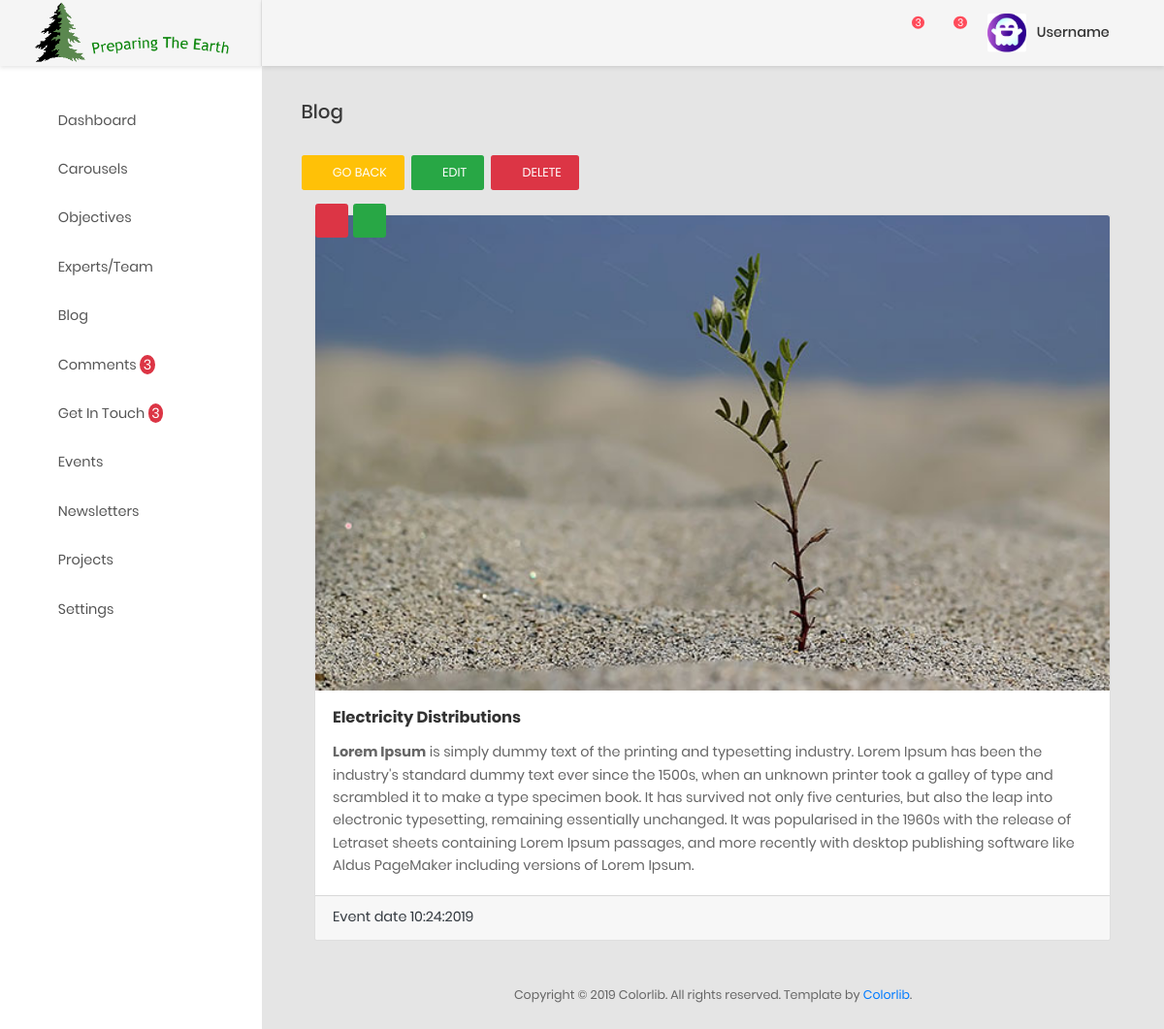
The app's page /ccsbadmin/viewSingleProjects/6/ with its own data.
### ccsbadmin/models.py (models this page shows, shortened)
class Project(models.Model):
    project_image = models.ImageField(upload_to='project_image', max_length=200, null=False, blank=False)  # height_field=None, width_field=None,
    project_title = models.CharField(max_length=150, null=False, blank=False)
    project_description = models.TextField()
    date = models.DateTimeField(default=datetime.datetime.now())
    created_at = models.DateTimeField(auto_now_add=True)
    updated_at = models.DateTimeField(auto_now=True)

### ccsbadmin/views.py (the view)
# urls.py: path('viewSingleProjects/<int:project_id>/', views.viewSingleProjects, name='viewSingleProjects'),
def viewSingleProjects(request, project_id):
    project = Project.objects.filter(id=project_id).first()
    context = {
        'title': project.project_title,
        'project': project,
    }
    return render(request,'projects/singleproject.html', context)

### ccsbadmin/templatetags/callmethod.py (called while the page is built)
@register.filter(name='comments')
def comments(request):
    comments = Comment.objects.filter(status="UNREAD").order_by("-created_at")
    if comments is not None:
        return comments
    return False

@register.filter(name='get_intouch')
def get_intouch(request):
    getintouchs = GetInTouch.objects.filter(status="UNREAD").order_by("-created_at")
    if getintouchs  is not None:
        return getintouchs
    return False

@register.filter(name='comment_unread_count')
def comment_unread_count(request):
    unread_comments = Comment.objects.filter(status="UNREAD").count()
    if unread_comments is not None:
        return unread_comments
    return False

@register.filter(name='getintouch_unread_count')
def getintouch_unread_count(request):
    getintouch_unread_count = GetInTouch.objects.filter(status="UNREAD").count()
    if getintouch_unread_count is not None:
        return getintouch_unread_count
    return False

### ccsbadmin/templates/projects/singleproject.html (shortened to what this page needs)
{% extends "aahome/aalayout.html" %}
{% load static %}
    {% block links %}
        <link type="text/css" rel="stylesheet" href="https://cdn.datatables.net/1.10.18/css/dataTables.bootstrap.min.css">
        <link type="text/css" href="https://cdnjs.cloudflare.com/ajax/libs/bootstrap-select/1.10.0/css/bootstrap-select.min.css" rel="stylesheet" />
        <link rel="stylesheet" href="https://cdn.jsdelivr.net/npm/bootstrap-select@1.13.9/dist/css/bootstrap-select.min.css">
    {% endblock links %}
{% block content %}
            <div class="main-content">
                <div class="section__content section__content--p30">
                    <div class="container-fluid">
                        <div class="row">
                            <div class="col-md-12">
                                <h3 class="title-5 m-b-35">blog</h3>
                                <div class="table-data__tool">
                                    <div class="table-data__tool-right">
                                        <a href="{% url 'CCSBADMIN:viewProjects' %}"  class="mr-1 au-btn au-btn-icon btn-warning au-btn--small">
                                            <i class="fa fa-arrow-left" ></i>go back
                                        </a>
                                        <a data-toggle="modal" data-target="#ee{{ project.id }}" href="#"  class=" mr-1 au-btn au-btn-icon btn-success au-btn--small">
                                            <i class="fa fa-pencil-alt" ></i>Edit
                                        </a>
                                        <a data-toggle="modal" data-target="#dd{{ project.id }}" href="#"  class=" mr-1 au-btn au-btn-icon btn-danger au-btn--small">
                                            <i class="fa fa-trash" ></i>Delete
                                        </a>
                                    </div>
                                </div>
                                <div class="table-responsive table-responsive-data2">
                                     <div class="col-sm-12">
                                            <div class="card">
                                                <a data-toggle="modal" data-target="#ee{{ project.id }}" style="width: 38px; position: absolute; top: -13px; z-index: 20; left: 43px;" class="btn btn-success " href="#"><i class="fa fa-pencil-alt"></i></a>
                                                <a data-toggle="modal" data-target="#dd{{ project.id }}" style="width: 38px; position: absolute; top: -13px; z-index: 20;" class="btn btn-danger " href="#"><i class="fa fa-trash"></i></a>
                                                <img class="card-img-top position-relative" src="{{ project.project_image.url }}" alt="Card image cap">
                                                <div class="card-body">
                                                    <h4 class="card-title mb-3 text-capitalize">{{ project.project_title }}</h4>
                                                        <p class="">{{ project.project_description|safe|escape }} </p>
                                                </div>
                                                <div class="card-footer text-dark">
                                                   Event date <span class="text-justify">{{ project.date|date:"m:d:Y" }}</span>
                                                </div>
                                            </div>
                                        </div>
                                </div>
                            </div>
                        </div>
                        <div class="row">
                            <div class="col-md-12">
                                <div class="copyright">
                                    <p>Copyright © <script> var date = new Date(); var yr = date.getFullYear(); document.write(yr);</script> Colorlib. All rights reserved. Template by <a href="https://colorlib.com">Colorlib</a>.</p>
                                </div>
                            </div>
                        </div>
                    </div>
                </div>
            </div>
{% endblock content %}

### records on screen
Project: project_image (picture), project_title "Electricity Distributions", project_description "Lorem Ipsum is simply dummy text of the printing and typesetting industry. Lorem Ipsum has been the industry's standard dummy text ever since the 1500s, when an unknown printer took a galley of type and scrambled it to make a type specimen book. It has survived not only five centuries, but also the leap into electronic typesetting, remaining essentially unchanged. It was popularised in the 1960s with the release of Letraset sheets containing Lorem Ipsum passages, and more recently with desktop publishing software like Aldus PageMaker including versions of Lorem Ipsum.", date "10:24:2019"

### other values on screen
{{ request|comment_unread_count }} "3"
{{ request|getintouch_unread_count }} "3"
